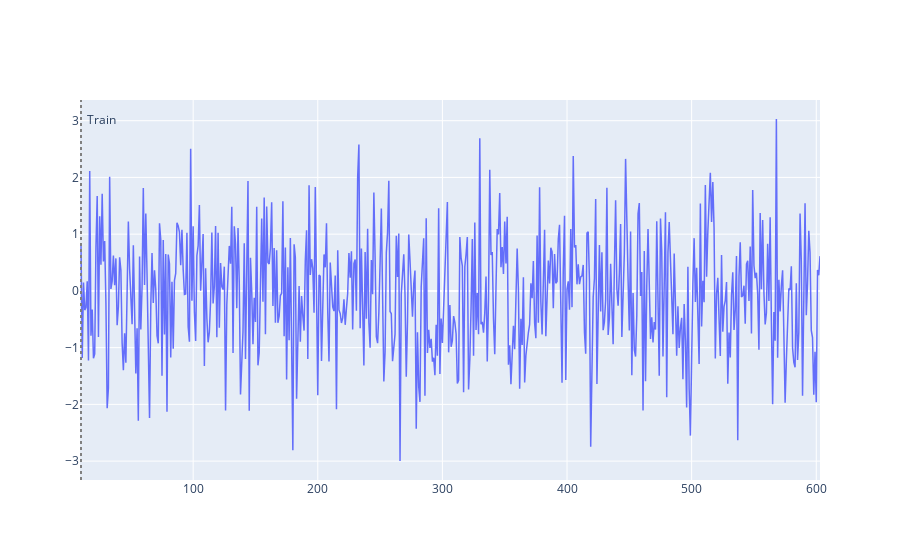

Source (notebook cell):
### Code cell
a.plot()

### Figure 1 — Plotly figure (JSON) as saved in the notebook; plotly's stock layout.template omitted (floating-point values rounded to 4 significant figures; data arrays with more than 128 entries replaced by an {"elided": "..."} marker saying what was removed)
{"data": [{"line": {"color": "#636EFA", "width": 1.5}, "mode": "lines", "name": "price", "type": "scatter", "x": {"elided": "594 int values"}, "y": {"elided": "594 float values"}}], "layout": {"annotations": [{"showarrow": false, "text": "Train", "x": 10, "xshift": 20, "y": 3.03}], "shapes": [{"line": {"color": "gray", "dash": "dot"}, "opacity": 1, "type": "line", "x0": 10, "x1": 10, "xref": "x", "y0": 0, "y1": 1, "yref": "y domain"}]}}
